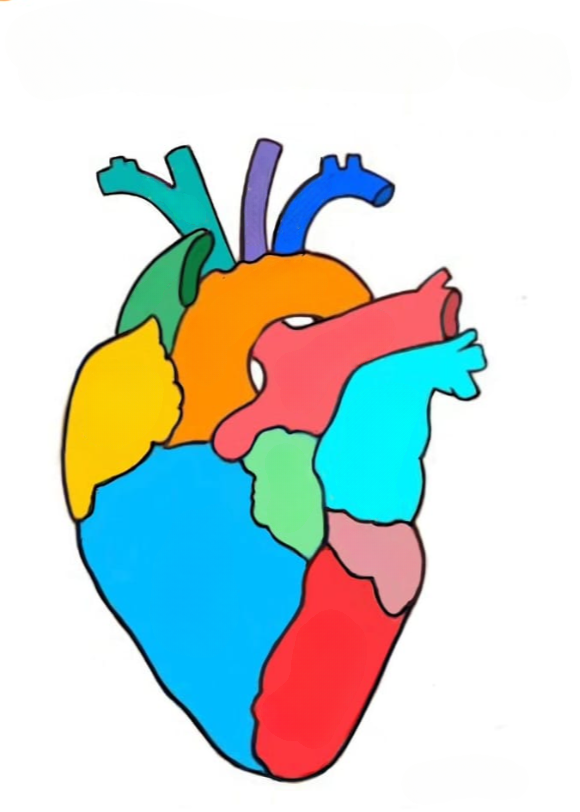
#> input picture image-process/kalp.png, 580 x 812 px
$ python image-white2.py
#> lines starting #> are read from the running program, lines starting #| are printed output that depends on the picture; after the words box and inside, x2 and y2 are one past the last pixel; in counts of white or black regions, pixels touching at a corner belong together
import cv2
import numpy as np

# Görseli yükle
image = cv2.imread("kalp.png")
#> image is the input picture: shape (812, 580, 3); mean B, G, R 210.9, 214.8, 204.6

# Görseli griye çevir
gray = cv2.cvtColor(image, cv2.COLOR_BGR2GRAY)
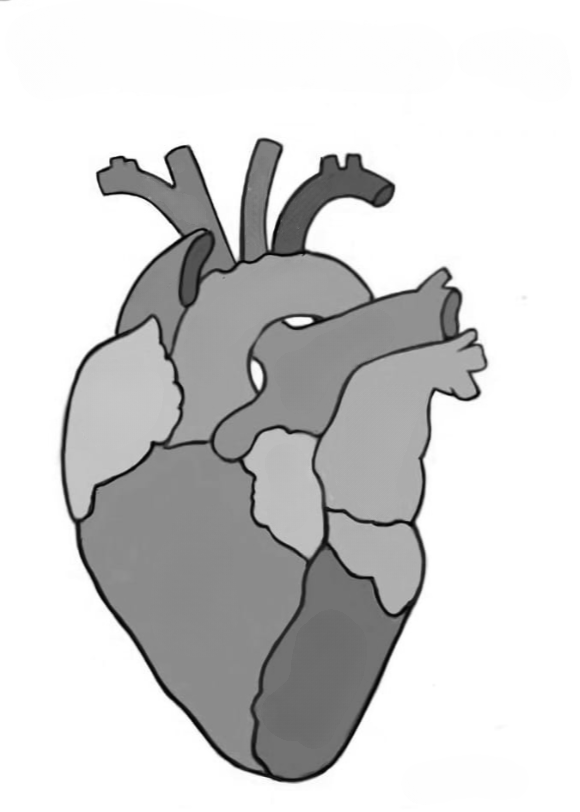
#> gray: shape (812, 580); min 2, max 255, mean 211.3

# Kenarları tespit et (Canny Algoritması)
edges = cv2.Canny(gray, 50, 150)
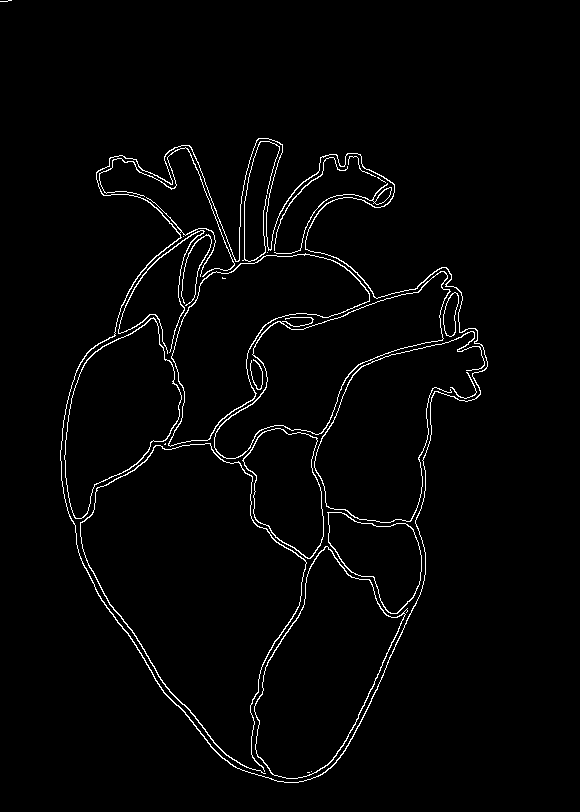
#> edges: shape (812, 580); 2.3% white in thin lines or dots, all inside (x1, y1, x2, y2) = (0, 0, 488, 783)

# Beyaz arka plan oluştur
white_bg = np.ones_like(image) * 255

# Kenarları beyaz arka plana yerleştir
white_bg[edges > 0] = (0, 0, 0)

# Sonucu kaydet
cv2.imwrite("kalp-black-white2.png", white_bg)

# Görüntüyü göster
cv2.imshow("Result", white_bg)
cv2.waitKey(0)
cv2.destroyAllWindows()

$ run again, with image-process/heart-black-white.png copied over image-process/kalp.png
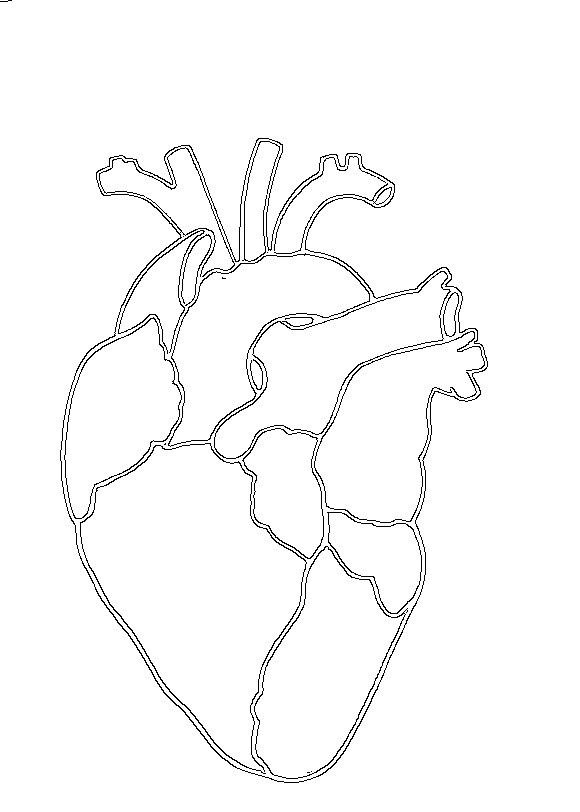
#> input picture image-process/heart-black-white.png, 580 x 812 px
#> image is the input picture: shape (812, 580, 3); 97.7% white; black in thin lines or dots, all inside (x1, y1, x2, y2) = (0, 0, 488, 783)
#> `edges = cv2.Canny(gray, 50, 150)`:
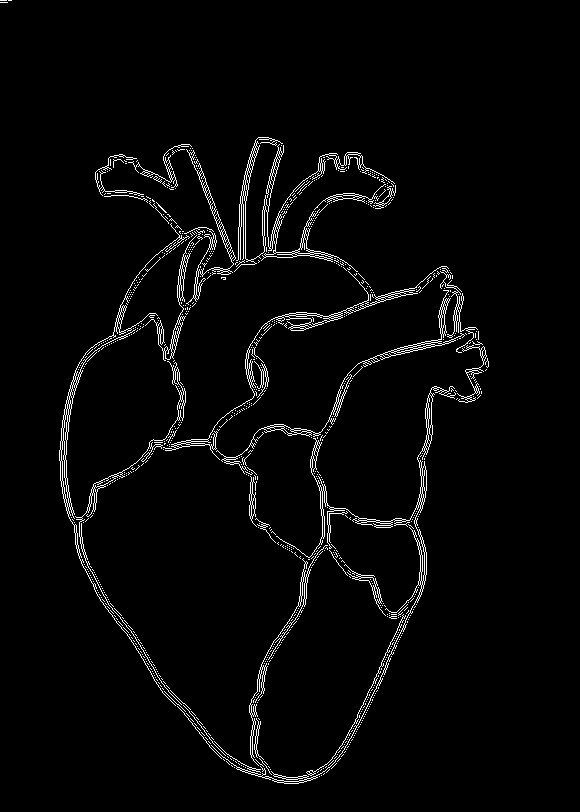
#> edges: shape (812, 580); 2.9% white in thin lines or dots, all inside (x1, y1, x2, y2) = (0, 0, 489, 784)
